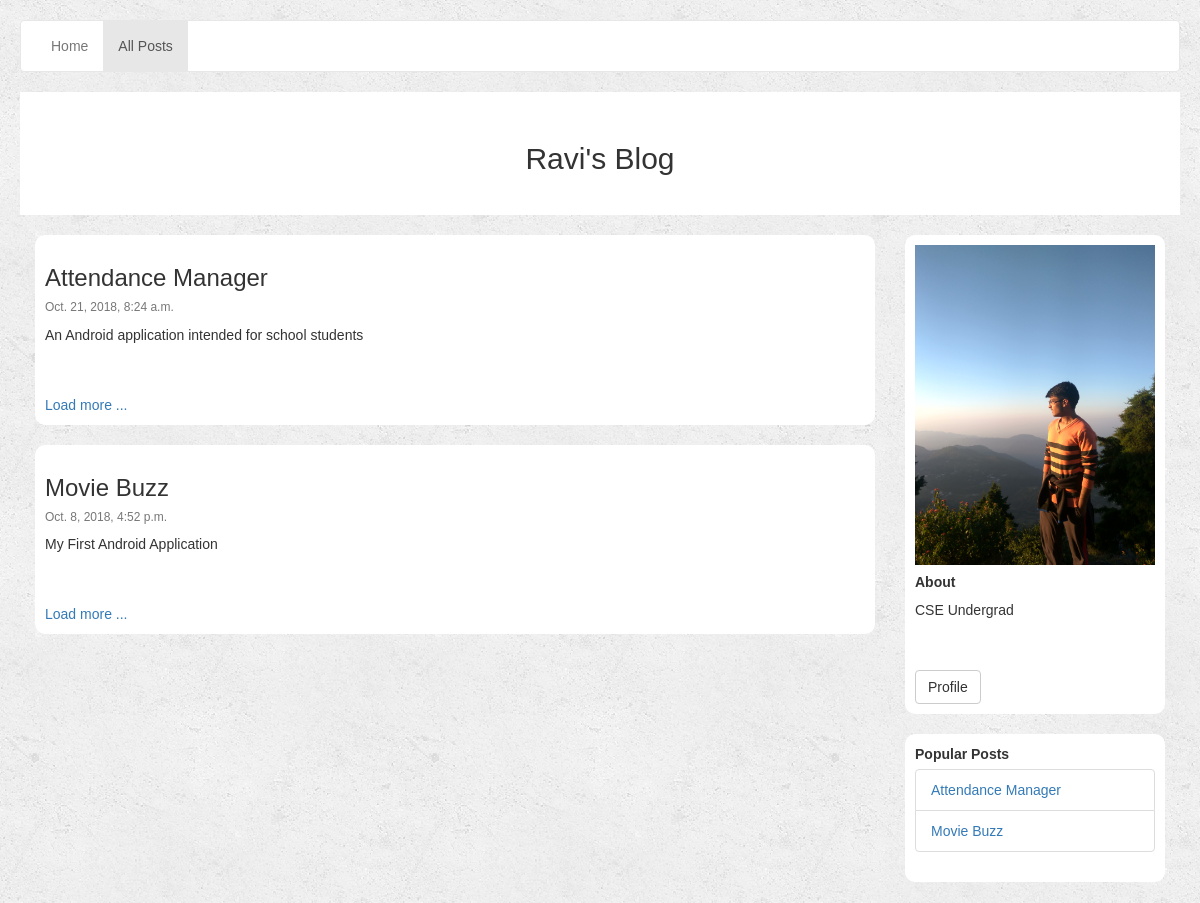
The app's page /mrrobot/posts/, older data.
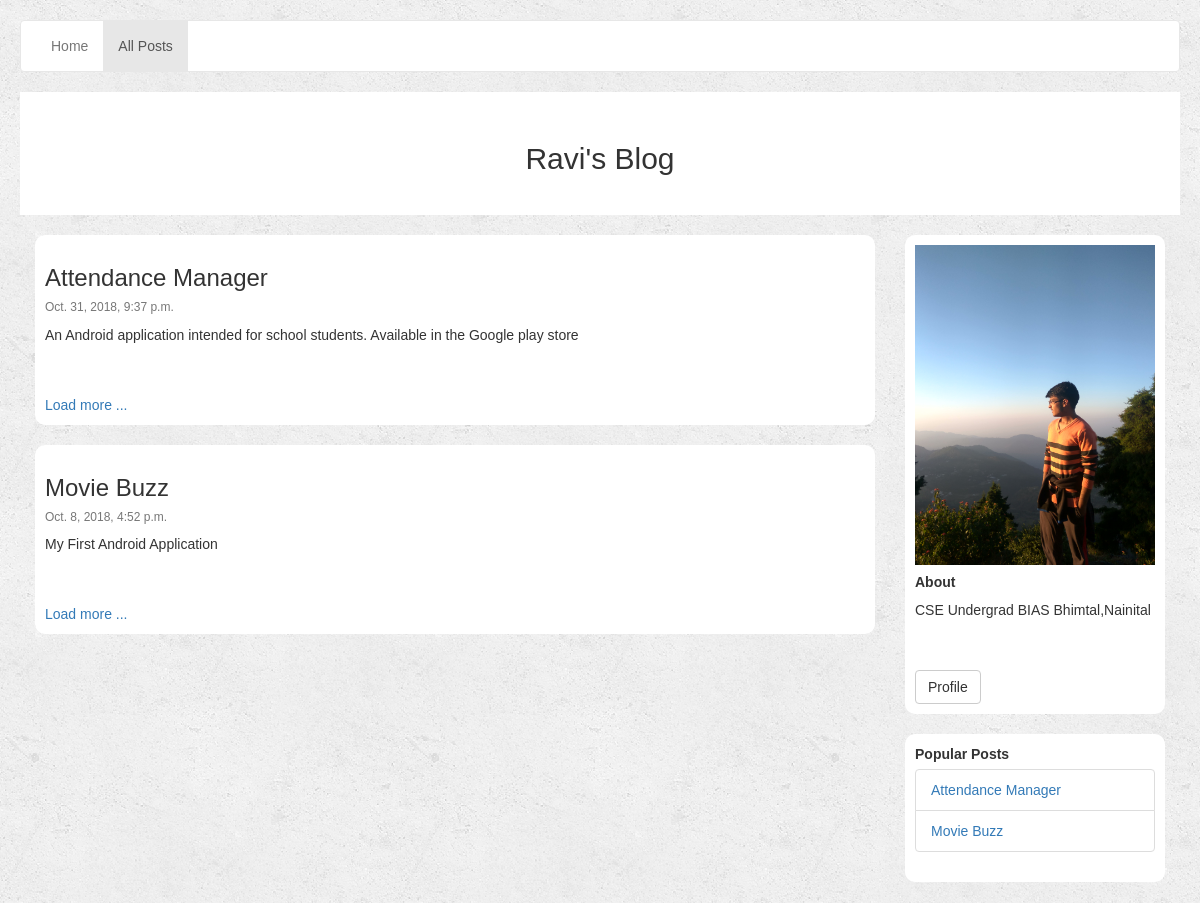
The same page, newer data.
### myblog/models.py (models this page shows, shortened)
class Posts(models.Model):
    user = models.ForeignKey(User,related_name="my_post",on_delete=models.CASCADE,default=1)
    title = models.CharField(max_length=100 , null=False)
    body = models.CharField(max_length=4000 , null=False)
    created_on = models.DateTimeField(auto_now_add=True)
    updated_on = models.DateTimeField(auto_now_add=True)

class User_Profile(models.Model):
    user = models.OneToOneField(User, on_delete=models.CASCADE , related_name='profile')
    username = models.CharField(max_length=254, null=False)
    password = models.CharField(max_length=254, null=False)
    email = models.EmailField(max_length=254, null=False)
    about_user = models.CharField(max_length=254, null=False)
    blog_name = models.CharField(max_length=254, null=False)
    profile_link = models.CharField(max_length=254, null=False)
    profile_pic = models.ImageField(upload_to="profile_picture/",blank=True , default='default/avatar.png')

### myblog/views.py (the view)
# urls.py: re_path('^(?P<user>\w+)/posts/$', views.all_post ,name="all_post"),
def all_post(request,user):
    blog_admin = User.objects.get(username=user)
    all_posts = blog_admin.my_post.all()
    user_detail = blog_admin.profile
    return render(request, 'all_posts.html', {'all_posts': all_posts , 'user_detail':user_detail,'blog_admin':user})

### templates/all_posts.html (shortened to what this page needs)
{% extends 'base.html' %}
{% block navbar_left %}
<li ><a href="{%  url 'first_page' blog_admin %}">Home</a></li>
<li class="active"><a href="{%  url 'all_post' blog_admin %}">All Posts </a></li>
{% endblock %}
{% block post_card %}
<div class="col-lg-9 col-md-9">
{%  for post in all_posts %}
    <div class="card">
        <div class="card-body">
            <h3 class="card-title">{{ post.title }}</h3>
            <h6 class="card-subtitle mb-2 text-muted">{{ post.updated_on }}</h6>
            <p class="card-text">{{ post.body }}</p>
            <a href="{%  url 'specific_post' blog_admin post.pk %}" class="card-link">Load more ...</a>
        </div>
    </div>
{% endfor %}
</div>
{% endblock %}

### templates/base.html (shortened to what this page needs)
<!DOCTYPE html>
{% load widget_tweaks %}
{% load static %}
<html>
<head>
	<link rel="stylesheet" href="{% static 'css/bootstrap.min.css' %}">
    <link rel="stylesheet" href="{% static 'css/styles.css' %}">
<body>
	 <div class="header">
		<nav class="navbar navbar-default">
		  <div class="container-fluid nav_container">
		    <ul class="nav navbar-nav">
				{% block navbar_left %}
                {% endblock %}
		    </ul>
            <p class="navbar-btn navbar-right">
		  </div>
		</nav>
  		{% block blog-name %}
         <div class="blog_name">
  			<h2>{{ user_detail.blog_name }}</h2>
  		</div>
         {% endblock %}
	</div>
	<div class="container-fluid">
        {% block container-body %}
		<div class="row">
			{% block post_card %}
            {% endblock %}
			<div class="col-lg-3 col-md-3">
				<div class="card " >
				  <div class="card-body">
                    {% if user_detail.profile_pic %}
                      <img class=" profile-image" src="{{ user_detail.profile_pic.url }}" >
                      {% endif %}
				    <h5 class="card-title"><strong>About </strong></h5>
				    <p class="card-text">{{ user_detail.about_user }}</p>
				    <a href={{user_detail.profile_link}} class="card-link btn btn-default" target="_blank">Profile</a>
				  </div>
				</div>
				<div class="card">
				  <div class="card-header">
				    <strong>Popular Posts</strong>
				  </div>
				  <ul class="list-group list-group-flush">
				    {% for post in all_posts %}
                    <li class="list-group-item"><a href="{%  url 'specific_post' blog_admin post.pk  %}">{{ post.title }}</a></li>
                    {% endfor %}
				  </ul>
				</div>
			</div>
		</div>
		<div class="row">
            <div class="col-lg-9 col-md-9">
            </div>
		</div>
        {% endblock container-body %}
	</div>
</body>
</html>

Row changes from the older to the newer data that the page shows:
changed User_Profile "Ravi's Blog": about_user "CSE Undergrad" → "CSE Undergrad BIAS Bhimtal,Nainital"
changed Posts "Attendance Manager": updated_on "Oct. 21, 2018, 8:24 a.m." → "Oct. 31, 2018, 9:37 p.m."; body "An Android application intended for school students" → "An Android application intended for school students. Available in the Google play store"
